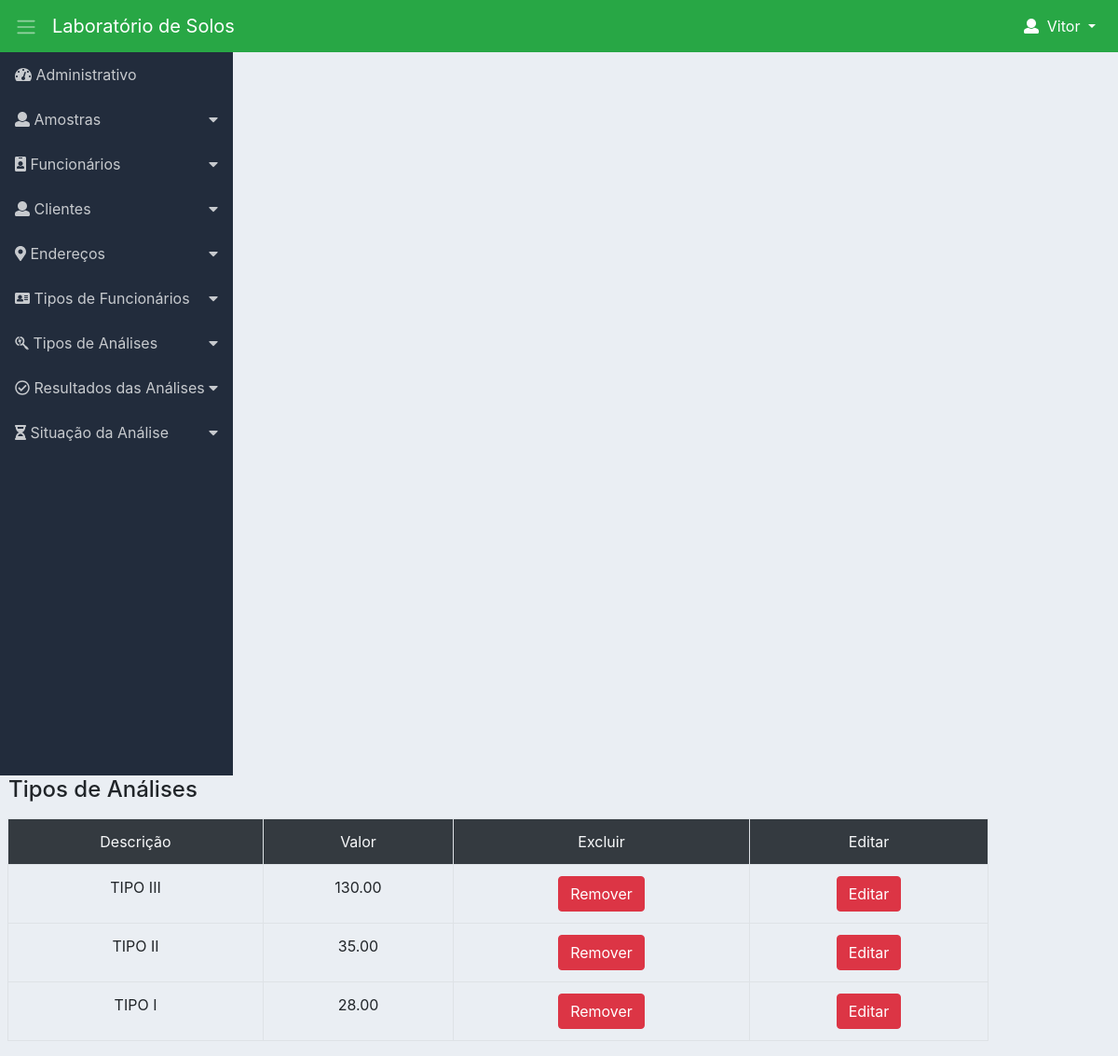
The app's page /gertipoanalise.php (signed in) with its own data.
### tables this page shows
CREATE TABLE IF NOT EXISTS `tipo_analise` (
  `id` int(11) NOT NULL AUTO_INCREMENT,
  `descricao` varchar(255) DEFAULT NULL,
  `valor` decimal(6,2) DEFAULT NULL,
  PRIMARY KEY (`id`)
);

### db/tipoAnalise.php (called while the page is built, shortened)
<?php
function listar_tipo_analise(){
	$connection = db_connect();
	$analise  = array();
	$command = "SELECT * FROM tipo_analise;";
	$result = mysqli_query($connection,$command);
	while($data = mysqli_fetch_assoc($result)){
			array_push($analise, $data);
	}
	return $analise;
}
?>

### gertipoanalise.php (the view, shortened to what this page needs)
	<?php
	require_once("db/tipoAnalise.php");
	require_once("menu.php");
	 ?>
<section id="conteudo">
	<fieldset>
		 <legend>
		  <table>
			 <tr>
				<td><h4>Tipos de Análises</h4></a></td>
			 </tr>
		  </table>
		 </legend>
		 <article>
			  <table class="table text-center table-bordered table-hover container-fluid">
			   <tr class="tr bg-dark text-light">
				<td class="tabletd">Descrição</td>
				<td class="tabletd">Valor</td>
				<td class="tabletd">Excluir</td>
				<td class="tabletd">Editar</td>
			   </tr>
			   <?php
			   		$listadetipos = listar_tipo_analise();
					foreach ($listadetipos as $data):
				?>
				<tr class="tr">
				<td class="td"><?=$data["descricao"]?></td>
				<td class="td"><?=$data["valor"]?></td>
				<td>
	                                <form action="modal_tipo_analise.php" method="post">
	                                    <button class="btn btn-danger">Remover</button>
	                                </form>
	            </td>
	            <td>
	                                <form action="form_editar_tipo_analise.php" method="post">
	                                    <button class="btn btn-danger">Editar</button>
	                                </form>
	            </td>
				</tr>
				<?php
				 	endforeach
				?>
		     </table>
        </article>
	</fieldset>
  </section>
	</div>
</body>
</html>

### css/estilos.css (style rules this page uses)
body { font-family: 'roboto'; background-color: #fff; }

### css/dashboard.css (style rules this page uses)
body { background-color: #eaeef3; }

### records on screen
tipo_analise: descricao "TIPO III", valor "130.00"
tipo_analise: descricao "TIPO II", valor "35.00"
tipo_analise: descricao "TIPO I", valor "28.00"

### other values on screen
$_SESSION['nome'] "Vitor"
